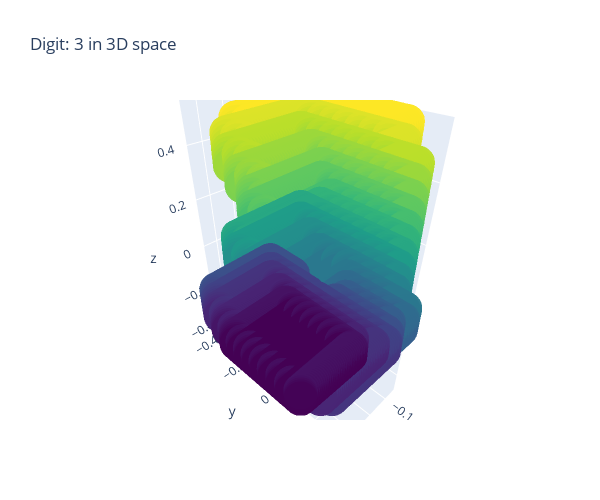

The code cell stored with this chart in its notebook:
### Code cell
import h5py
import plotly.graph_objs as go
from plotly.offline import iplot

def _image_output_3d_format(file_path):
    
    with h5py.File(file_path, "r") as points_dataset:        
        digits = []
        index = 10
        
        while index < 20:
            digit = (points_dataset[str(index)]["img"][:], 
                    points_dataset[str(index)]["points"][:], 
                    points_dataset[str(index)].attrs["label"]) 
            digits.append(digit)
            index += 1
            
    x_c = [r[0] for r in digits[0][1]]
    y_c = [r[1] for r in digits[0][1]]
    z_c = [r[2] for r in digits[0][1]]
    
    trace1 = go.Scatter3d(x=x_c, y=y_c, z=z_c, mode='markers', 
                          marker=dict(size=12, color=z_c, colorscale='Viridis', opacity=0.7))

    data = [trace1]
    layout = go.Layout(height=500, width=600, title="Digit: "+str(digits[0][2]) + " in 3D space")
    fig = go.Figure(data=data, layout=layout)
    iplot(fig)

file_path = "C:\\Users\\pantm\\Downloads\\kagglehub\\train_point_clouds.h5"
_image_output_3d_format(file_path)

### Figure 1 — Plotly figure (JSON) as saved in the notebook; plotly's stock layout.template omitted (floating-point values rounded to 4 significant figures; data arrays with more than 128 entries replaced by an {"elided": "..."} marker saying what was removed)
{"data": [{"marker": {"color": {"elided": "20950 float values"}, "colorscale": [[0, "#440154"], [0.1111, "#482878"], [0.2222, "#3e4989"], [0.3333, "#31688e"], [0.4444, "#26828e"], [0.5556, "#1f9e89"], [0.6667, "#35b779"], [0.7778, "#6ece58"], [0.8889, "#b5de2b"], [1, "#fde725"]], "opacity": 0.7, "size": 12}, "mode": "markers", "type": "scatter3d", "x": {"elided": "20950 float values"}, "y": {"elided": "20950 float values"}, "z": {"elided": "20950 float values"}}], "layout": {"height": 500, "title": {"text": "Digit: 3 in 3D space"}, "width": 600}}
